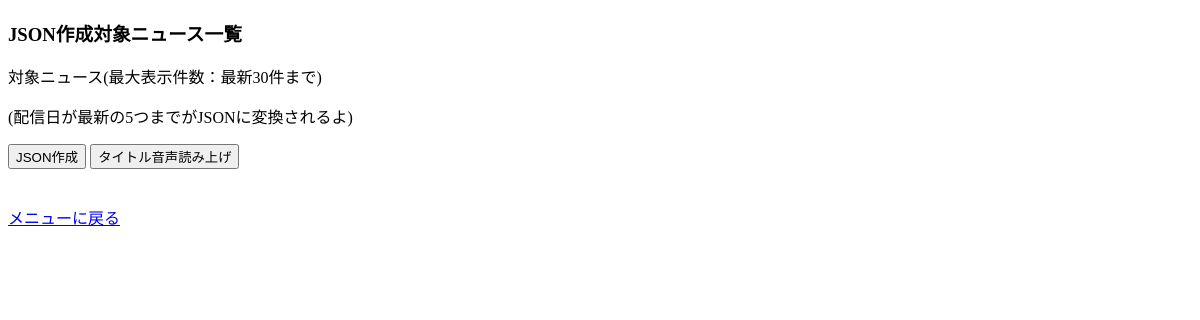
Page /select_json.php (signed in) on the earlier database version.
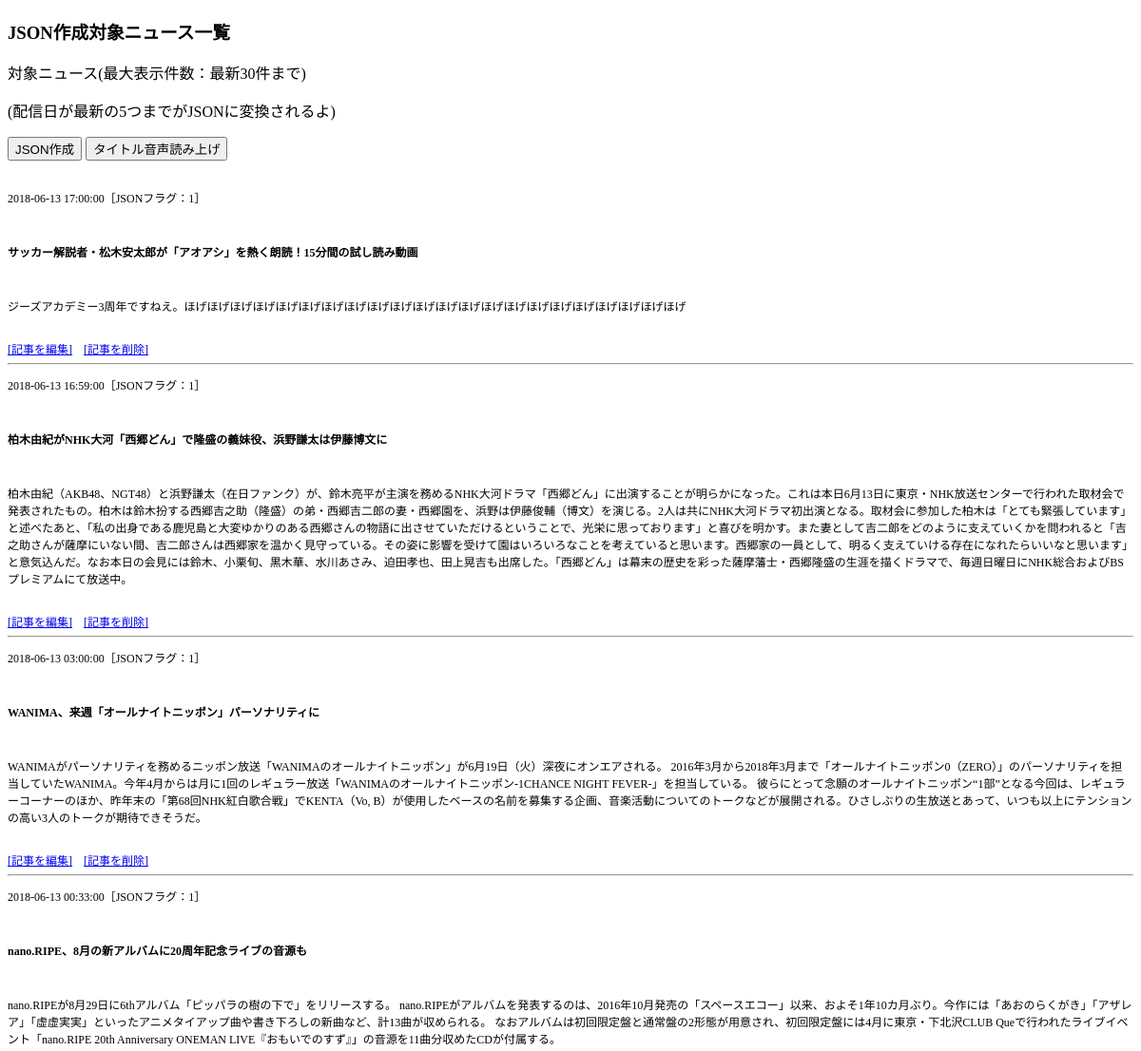
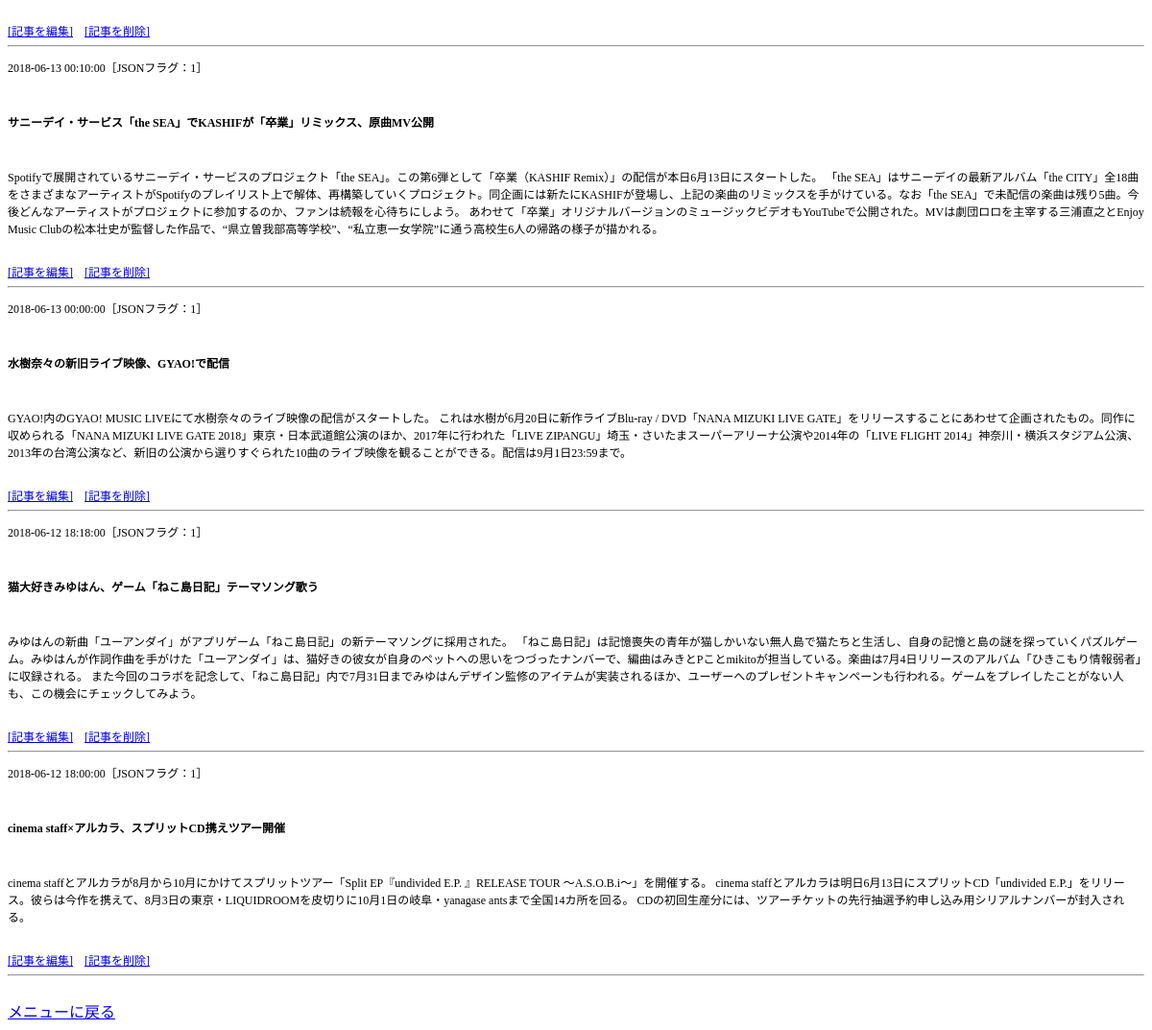
Same page on the later database version (2 pictures, top to bottom).
### tables this page shows
CREATE TABLE `natalie_news_table` (
  `news_id` varchar(20) NOT NULL,
  `news_date` datetime DEFAULT NULL,
  `news_type` varchar(20) DEFAULT NULL,
  `news_title` varchar(255) DEFAULT NULL,
  `news_contents` text NOT NULL,
  `created_at` datetime NOT NULL,
  `updated_at` datetime NOT NULL,
  `json_flg` int(1) NOT NULL COMMENT 'JSON無効:0、JSON有効:1'
);

### select_json.php (the view, shortened to what this page needs)
<?php
$pdo = db_conn();
$stmt = $pdo->prepare("SELECT * FROM natalie_news_table WHERE json_flg = 1 ORDER BY news_date DESC LIMIT 30");
$status = $stmt->execute();
$view="";
if($status==false) {
  errorMsg($stmt);
}else{
  while( $result = $stmt->fetch(PDO::FETCH_ASSOC)){
    $view .= '<div class="article"><p class="news-date">'.$result["news_date"].'［JSONフラグ：'.$result["json_flg"].'］</p><br>';
    $view .= '<p class="news-title">'.$result["news_title"].'</p><br>';
    $view .= '<p class="news-contents">'.$result["news_contents"].'</p><br>';
    $view .= '<a href="edit.php?news_id='.$result["news_id"].'&news_title='.$result["news_title"].'&news_contents='.$result["news_contents"].'&json_flg='.$result["json_flg"].'">';
    $view .= '[記事を編集]';
    $view .= '</a>　';
    $view .= '<a href="delete.php?news_id='.$result["news_id"].'&news_title='.$result["news_title"].'">';
    $view .= '[記事を削除]';
    $view .= '</a>';
    $view .= '</div><hr>';
  }
}
?>
<!DOCTYPE html>
<html lang="ja">
<head>
  <link rel="stylesheet" href="./css/style.css">
</head>
<div>
<h3>JSON作成対象ニュース一覧</h3>
<p>対象ニュース(最大表示件数：最新30件まで)</p>
<p>(配信日が最新の5つまでがJSONに変換されるよ)</p>
  <input id ="creJson" type="BUTTON" value="JSON作成" onClick="location.href='create_json.php'">
  <input id ="read" type="BUTTON" value="タイトル音声読み上げ">
  <br>
  <br>
  <div id="search-result"><?=$view?></div>
</div>
  <br>
  <a href="menu.php">メニューに戻る</a>
</body>
</html>

### css/style.css (style rules this page uses)
#search-result { font-size:12px; }
.news-title { font-weight:bold; }

Differences in the rows shown:
added natalie_news_table: news_date "2018-06-13 17:00:00", json_flg "1", news_title "サッカー解説者・松木安太郎が「アオアシ」を熱く朗読！15分間の試し読み動画", news_contents "ジーズアカデミー3周年ですねえ。ほげほげほげほげほげほげほげほげほげほげほげほげほげほげほげほげほげほげほげほげほげほげ", value "[記事を編集] [記事を削除]"
added natalie_news_table: news_date "2018-06-13 16:59:00", json_flg "1", news_title "柏木由紀がNHK大河「西郷どん」で隆盛の義妹役、浜野謙太は伊藤博文に", news_contents "柏木由紀（AKB48、NGT48）と浜野謙太（在日ファンク）が、鈴木亮平が主演を務めるNHK大河ドラマ「西郷どん」に出演することが明らかになった。これは本日6月13日に東京・NHK放送センターで行われた取材会で発表されたもの。柏木は鈴木扮する西郷吉之助（隆盛）の弟・西郷吉二郎の妻・西郷園を、浜野は伊藤俊輔（博文）を演じる。2人は共にNHK大河ドラマ初出演となる。取材会に参加した柏木は「とても緊張しています」と述べたあと、「私の出身である鹿児島と大変ゆかりのある西郷さんの物語に出させていただけるということで、光栄に思っております」と喜びを明かす。また妻として吉二郎をどのように支えていくかを問われると「吉之助さんが薩摩にいない間、吉二郎さんは西郷家を温かく見守っている。その姿に影響を受けて園はいろいろなことを考えていると思います。西郷家の一員として、明るく支えていける存在になれたらいいなと思います」と意気込んだ。なお本日の会見には鈴木、小栗旬、黒木華、水川あさみ、迫田孝也、田上晃吉も出席した。「西郷どん」は幕末の歴史を彩った薩摩藩士・西郷隆盛の生涯を描くドラマで、毎週日曜日にNHK総合およびBSプレミアムにて放送中。", value "[記事を編集] [記事を削除]"
added natalie_news_table: news_date "2018-06-13 03:00:00", json_flg "1", news_title "WANIMA、来週「オールナイトニッポン」パーソナリティに", news_contents "WANIMAがパーソナリティを務めるニッポン放送「WANIMAのオールナイトニッポン」が6月19日（火）深夜にオンエアされる。 2016年3月から2018年3月まで「オールナイトニッポン0（ZERO）」のパーソナリティを担当していたWANIMA。今年4月からは月に1回のレギュラー放送「WANIMAのオールナイトニッポン-1CHANCE NIGHT FEVER-」を担当している。 彼らにとって念願のオールナイトニッポン“1部”となる今回は、レギュラーコーナーのほか、昨年末の「第68回NHK紅白歌合戦」でKENTA（Vo, B）が使用したベースの名前を募集する企画、音楽活動についてのトークなどが展開される。ひさしぶりの生放送とあって、いつも以上にテンションの高い3人のトークが期待できそうだ。", value "[記事を編集] [記事を削除]"
added natalie_news_table: news_date "2018-06-13 00:33:00", json_flg "1", news_title "nano.RIPE、8月の新アルバムに20周年記念ライブの音源も", news_contents "nano.RIPEが8月29日に6thアルバム「ピッパラの樹の下で」をリリースする。 nano.RIPEがアルバムを発表するのは、2016年10月発売の「スペースエコー」以来、およそ1年10カ月ぶり。今作には「あおのらくがき」「アザレア」「虚虚実実」といったアニメタイアップ曲や書き下ろしの新曲など、計13曲が収められる。 なおアルバムは初回限定盤と通常盤の2形態が用意され、初回限定盤には4月に東京・下北沢CLUB Queで行われたライブイベント「nano.RIPE 20th Anniversary ONEMAN LIVE『おもいでのすず』」の音源を11曲分収めたCDが付属する。", value "[記事を編集] [記事を削除]"
added natalie_news_table: news_date "2018-06-13 00:10:00", json_flg "1", news_title "サニーデイ・サービス「the SEA」でKASHIFが「卒業」リミックス、原曲MV公開", news_contents "Spotifyで展開されているサニーデイ・サービスのプロジェクト「the SEA」。この第6弾として「卒業（KASHIF Remix）」の配信が本日6月13日にスタートした。 「the SEA」はサニーデイの最新アルバム「the CITY」全18曲をさまざまなアーティストがSpotifyのプレイリスト上で解体、再構築していくプロジェクト。同企画には新たにKASHIFが登場し、上記の楽曲のリミックスを手がけている。なお「the SEA」で未配信の楽曲は残り5曲。今後どんなアーティストがプロジェクトに参加するのか、ファンは続報を心待ちにしよう。 あわせて「卒業」オリジナルバージョンのミュージックビデオもYouTubeで公開された。MVは劇団ロロを主宰する三浦直之とEnjoy Music Clubの松本壮史が監督した作品で、“県立曽我部高等学校”、“私立恵一女学院”に通う高校生6人の帰路の様子が描かれる。", value "[記事を編集] [記事を削除]"
added natalie_news_table: news_date "2018-06-13 00:00:00", json_flg "1", news_title "水樹奈々の新旧ライブ映像、GYAO!で配信", news_contents "GYAO!内のGYAO! MUSIC LIVEにて水樹奈々のライブ映像の配信がスタートした。 これは水樹が6月20日に新作ライブBlu-ray / DVD「NANA MIZUKI LIVE GATE」をリリースすることにあわせて企画されたもの。同作に収められる「NANA MIZUKI LIVE GATE 2018」東京・日本武道館公演のほか、2017年に行われた「LIVE ZIPANGU」埼玉・さいたまスーパーアリーナ公演や2014年の「LIVE FLIGHT 2014」神奈川・横浜スタジアム公演、2013年の台湾公演など、新旧の公演から選りすぐられた10曲のライブ映像を観ることができる。配信は9月1日23:59まで。", value "[記事を編集] [記事を削除]"
added natalie_news_table: news_date "2018-06-12 18:18:00", json_flg "1", news_title "猫大好きみゆはん、ゲーム「ねこ島日記」テーマソング歌う", news_contents "みゆはんの新曲「ユーアンダイ」がアプリゲーム「ねこ島日記」の新テーマソングに採用された。 「ねこ島日記」は記憶喪失の青年が猫しかいない無人島で猫たちと生活し、自身の記憶と島の謎を探っていくパズルゲーム。みゆはんが作詞作曲を手がけた「ユーアンダイ」は、猫好きの彼女が自身のペットへの思いをつづったナンバーで、編曲はみきとPことmikitoが担当している。楽曲は7月4日リリースのアルバム「ひきこもり情報弱者」に収録される。 また今回のコラボを記念して、「ねこ島日記」内で7月31日までみゆはんデザイン監修のアイテムが実装されるほか、ユーザーへのプレゼントキャンペーンも行われる。ゲームをプレイしたことがない人も、この機会にチェックしてみよう。", value "[記事を編集] [記事を削除]"
added natalie_news_table: news_date "2018-06-12 18:00:00", json_flg "1", news_title "cinema staff×アルカラ、スプリットCD携えツアー開催", news_contents "cinema staffとアルカラが8月から10月にかけてスプリットツアー「Split EP『undivided E.P. 』RELEASE TOUR ～A.S.O.B.i～」を開催する。 cinema staffとアルカラは明日6月13日にスプリットCD「undivided E.P.」をリリース。彼らは今作を携えて、8月3日の東京・LIQUIDROOMを皮切りに10月1日の岐阜・yanagase antsまで全国14カ所を回る。 CDの初回生産分には、ツアーチケットの先行抽選予約申し込み用シリアルナンバーが封入される。", value "[記事を編集] [記事を削除]"
